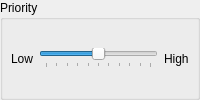
                       <widget class="QgsCollapsibleGroupBox" name="mPriorityGrpBx">
                        <property name="title">
                         <string>Priority</string>
                        </property>
                        <property name="syncGroup">
                         <string notr="true">labelplacementgroup</string>
                        </property>
                        <layout class="QHBoxLayout" name="horizontalLayout_9">
                         <property name="leftMargin">
                          <number>8</number>
                         </property>
                         <property name="rightMargin">
                          <number>8</number>
                         </property>
                         <item>
                          <widget class="QLabel" name="label_34">
                           <property name="text">
                            <string>Low</string>
                           </property>
                          </widget>
                         </item>
                         <item>
                          <widget class="QSlider" name="mPrioritySlider">
                           <property name="maximum">
                            <number>10</number>
                           </property>
                           <property name="value">
                            <number>5</number>
                           </property>
                           <property name="orientation">
                            <enum>Qt::Horizontal</enum>
                           </property>
                           <property name="tickPosition">
                            <enum>QSlider::TicksBelow</enum>
                           </property>
                           <property name="tickInterval">
                            <number>1</number>
                           </property>
                          </widget>
                         </item>
                         <item>
                          <widget class="QLabel" name="label_35">
                           <property name="text">
                            <string>High</string>
                           </property>
                          </widget>
                         </item>
                        </layout>
                       </widget>
